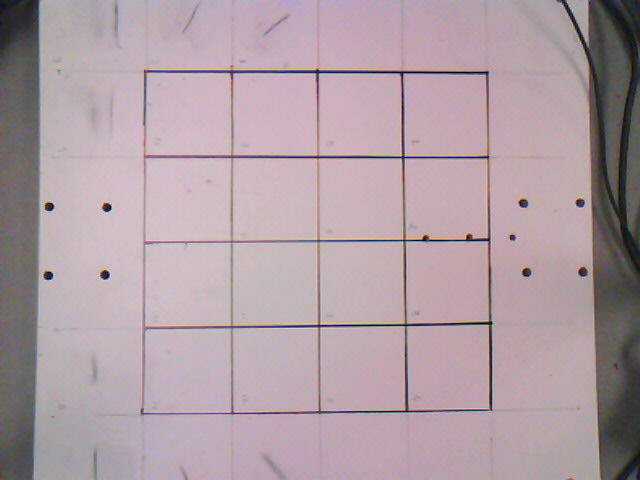
#> input picture camera/my_photo-12.jpg, 640 x 480 px, given in place of houghlines (2).jpg, which was not available
$ python shape_center.py   (older library calls are emulated)
#> lines starting #> are read from the running program, lines starting #| are printed output that depends on the picture; after the words box and inside, x2 and y2 are one past the last pixel; in counts of white or black regions, pixels touching at a corner belong together; pictures that were not available may be replaced by others from this repository, and a replacement may not be noted
# -*- coding: utf-8 -*-
"""
Created on Thu Jan 26 22:47:34 2019

@author: Rakhee
"""

import cv2
import numpy as np

#cap = cv2.VideoCapture('white.mp4')
done = 1
publish = 0
count0 = 0
count1 = 0
count2 = 0
count3 = 0
count4 = 0
count5 = 0
count6 = 0
count7 = 0
count8 = 0
count9 = 0
count10 = 0
count11 = 0
count12 = 0
count13 = 0
count14 = 0
count15 = 0
count16 = 0
while(True):
    #_, bgr_image = cap.read()

    bgr_image = cv2.imread('houghlines (2).jpg', 1)
#> bgr_image is the input picture: shape (480, 640, 3); mean B, G, R 164.8, 157.6, 175.5
    hsv_image = cv2.cvtColor(bgr_image, cv2.COLOR_BGR2HSV)

    # convert the images from bgr to hsv
    #hsv_image = cv2.cvtColor(bgr_image, cv2.COLOR_BGR2HSV)
    upper_green_range0 = np.array([50,50,50], dtype = "uint8")
    upper_green_range1 = np.array([70,255,255], dtype = "uint8")
    mask1 = cv2.inRange(hsv_image,  upper_green_range0 ,upper_green_range1)
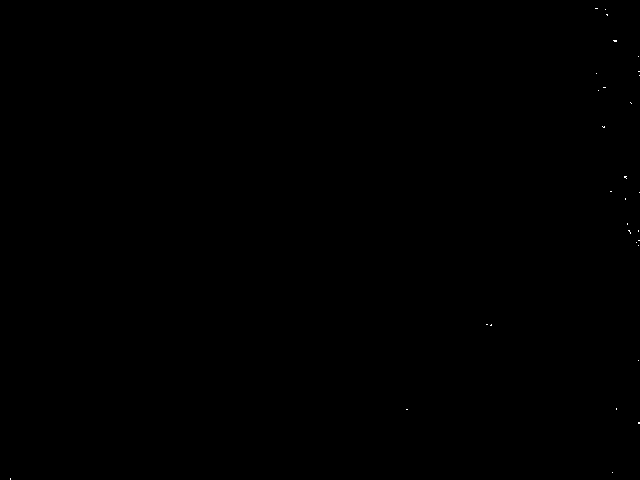
#> mask1: shape (480, 640); 0.02% white in thin lines or dots

    result = cv2.bitwise_and(bgr_image, bgr_image, mask = mask1)
    gray = cv2.cvtColor(result, cv2.COLOR_BGR2GRAY)
    blurred = cv2.GaussianBlur(gray, (5, 5), 0)
    thresh = cv2.threshold(blurred,25 , 255, cv2.THRESH_BINARY)[1]
    kernel = np.ones((5,5),np.uint8)
    thresh = cv2.erode(thresh,kernel,iterations = 1)

    upper_blue_range0 = np.array([110,50,50], dtype = "uint8")
    upper_blue_range1 = np.array([130,255,255], dtype = "uint8")
    mask2 = cv2.inRange(hsv_image,  upper_blue_range0 ,upper_blue_range1)
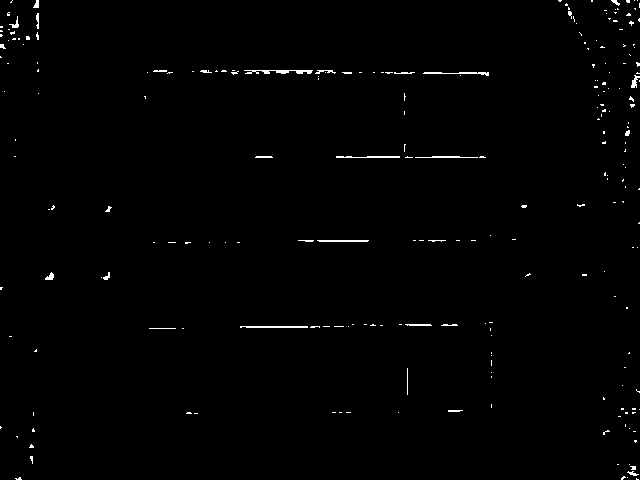
#> mask2: shape (480, 640); 0.79% white in thin lines or dots
    #print("Input Image Shape is %d, %d" %(bgr_image.shape[0], bgr_image.shape[1]))

    result2 = cv2.bitwise_and(bgr_image, bgr_image, mask = mask2)
    gray2 = cv2.cvtColor(result2, cv2.COLOR_BGR2GRAY)
    blurred2 = cv2.GaussianBlur(gray2, (5, 5), 0)
    thresh2 = cv2.threshold(blurred2,25 , 255, cv2.THRESH_BINARY)[1]
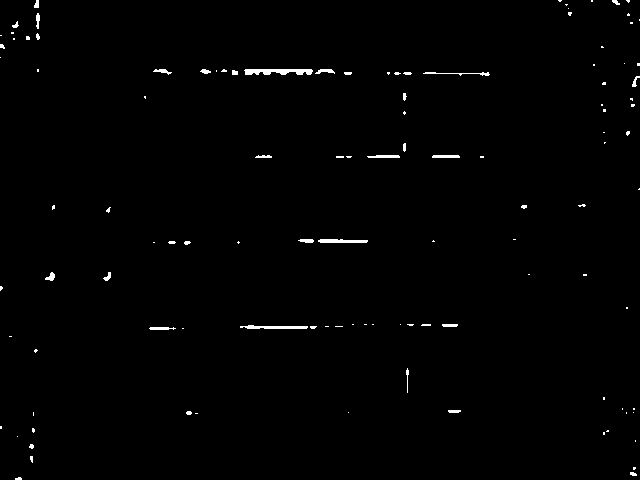
#> thresh2: shape (480, 640); 0.79% white; 112 white regions (80 under 20 px), largest, box (x1, y1, x2, y2) and area: (244, 69, 313, 75) 325, (240, 325, 308, 329) 196, (318, 239, 368, 243) 168
    kernel = np.ones((5,5),np.uint8)
    thresh2 = cv2.erode(thresh2,kernel,iterations = 1)

    x_start = 159
    y_start = 70
    y_end = 408
    x_end = 505
    x_stride = int((x_end - x_start)/4)
    y_stride = int((y_end - y_start)/4)

    x1 = 159
    x2 = x1 + x_stride
    x3 = x2 + x_stride
    x4 = x3 + x_stride
    x5 = x4 + x_stride

    y1 = 70
    y2 = y1 + y_stride
    y3 = y2 + y_stride
    y4 = y3 + y_stride
    y5 = y4 + y_stride
    print(x1,x2,x3,x4,x5)
    print(y1,y2,y3,y4,y5)
    #print(int(x_stride), int(y_stride))
    # Tic Tac Toe Board Construction
    cv2.line(bgr_image,(int(x1),0),(int(x1),y_end),(0,0,0),1)
    cv2.line(bgr_image,(int(x2),0),(int(x2),y_end),(0,0,0),1)
    cv2.line(bgr_image,(int(x3),0),(int(x3),y_end),(0,0,0),1)
    cv2.line(bgr_image,(int(x4),0),(int(x4),y_end),(0,0,0),1)
    cv2.line(bgr_image,(int(x5),0),(int(x5),y_end),(0,0,0),1)

    cv2.line(bgr_image,(0,int(y2)),(int(x1),int(y3)),(0,0,0),2)
    cv2.line(bgr_image,(0,int(y3)),(int(x1),int(y2)),(0,0,0),2)
    cv2.line(bgr_image,(0,int(y3)),(int(x1),int(y4)),(0,0,0),2)
    cv2.line(bgr_image,(0,int(y4)),(int(x1),int(y3)),(0,0,0),2)

    cv2.line(bgr_image,(int(x_end),int(y2)),(int(x5),int(y3)),(0,0,0),2)
    cv2.line(bgr_image,(int(x_end),int(y3)),(int(x5),int(y2)),(0,0,0),2)
    cv2.line(bgr_image,(int(x_end),int(y3)),(int(x5),int(y4)),(0,0,0),2)
    cv2.line(bgr_image,(int(x_end),int(y4)),(int(x5),int(y3)),(0,0,0),2)

    cv2.line(bgr_image,(0,int(y1)),(x_end, int(y1)),(0,0,0),1)
    cv2.line(bgr_image,(0,int(y2)),(x_end, int(y2)),(0,0,0),1)
    cv2.line(bgr_image,(0,int(y3)),(x_end, int(y3)),(0,0,0),1)
    cv2.line(bgr_image,(0,int(y4)),(x_end, int(y4)),(0,0,0),1)
    cv2.line(bgr_image,(0,int(y5)),(x_end, int(y5)),(0,0,0),1)
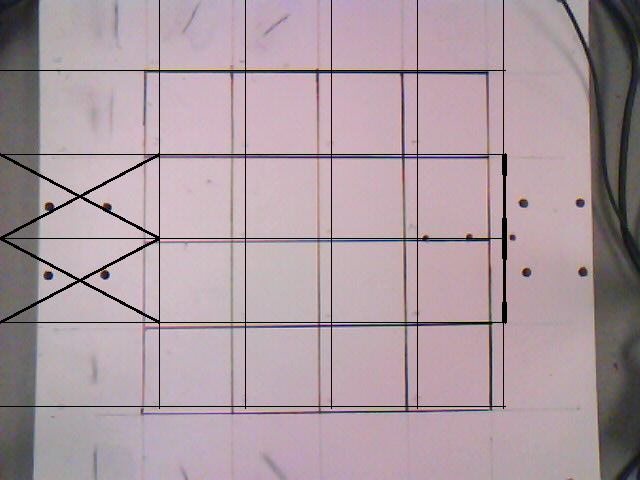
#> bgr_image: shape (480, 640, 3); mean B, G, R 161, 153.9, 171.2

    """
    cv2.putText(bgr_image, "8", (int(x_end-x_stride/2),int(y5-y5-y_stride/2)),cv2.FONT_HERSHEY_SIMPLEX, 0.5, (0, 0, 0), 1)
    cv2.putText(bgr_image, "7", (int(x_end-x_stride/2),int(y5-y_stride/2)),cv2.FONT_HERSHEY_SIMPLEX, 0.5, (0, 0, 0), 1)
    cv2.putText(bgr_image, "6", (int(x_end-x_stride/2),int(y_end-y_stride/2)),cv2.FONT_HERSHEY_SIMPLEX, 0.5, (0, 0, 0), 1)
    cv2.putText(bgr_image, "5", (int(x5-x_stride/2),int(y_end-y_stride/2)),cv2.FONT_HERSHEY_SIMPLEX, 0.5, (0, 0, 0), 1)
    cv2.putText(bgr_image, "4", (int(x1-x_stride/2),int(y4-y_stride/2)),cv2.FONT_HERSHEY_SIMPLEX, 0.5, (0, 0, 0), 1)
    cv2.putText(bgr_image, "3", (int(x1-x_stride/2),int(y5-y_stride/2)),cv2.FONT_HERSHEY_SIMPLEX, 0.5, (0, 0, 0), 1)
    cv2.putText(bgr_image, "2", (int(x1-x_stride/2),int(y_end-y_stride/2)),cv2.FONT_HERSHEY_SIMPLEX, 0.5, (0, 0, 0), 1)
    cv2.putText(bgr_image, "1", (int(x2-x_stride/2),int(y_end-y_stride/2)),cv2.FONT_HERSHEY_SIMPLEX, 0.5, (0, 0, 0), 1)
    """

    cv2.putText(bgr_image, "4", (int(x5-x_stride/2),int(y5-y_stride/2)),cv2.FONT_HERSHEY_SIMPLEX, 0.5, (0, 0, 0), 1)
    cv2.putText(bgr_image, "8", (int(x4-x_stride/2),int(y5-y_stride/2)),cv2.FONT_HERSHEY_SIMPLEX, 0.5, (0, 0, 0), 1)
    cv2.putText(bgr_image, "12", (int(x3-x_stride/2),int(y5-y_stride/2)),cv2.FONT_HERSHEY_SIMPLEX, 0.5, (0, 0, 0), 1)
    cv2.putText(bgr_image, "16", (int(x2-x_stride/2),int(y5-y_stride/2)),cv2.FONT_HERSHEY_SIMPLEX, 0.5, (0, 0, 0), 1)
    cv2.putText(bgr_image, "3", (int(x5-x_stride/2),int(y4-y_stride/2)),cv2.FONT_HERSHEY_SIMPLEX, 0.5, (0, 0, 0), 1)
    cv2.putText(bgr_image, "7", (int(x4-x_stride/2),int(y4-y_stride/2)),cv2.FONT_HERSHEY_SIMPLEX, 0.5, (0, 0, 0), 1)
    cv2.putText(bgr_image, "11", (int(x3-x_stride/2),int(y4-y_stride/2)),cv2.FONT_HERSHEY_SIMPLEX, 0.5, (0, 0, 0), 1)
    cv2.putText(bgr_image, "15", (int(x2-x_stride/2),int(y4-y_stride/2)),cv2.FONT_HERSHEY_SIMPLEX, 0.5, (0, 0, 0), 1)
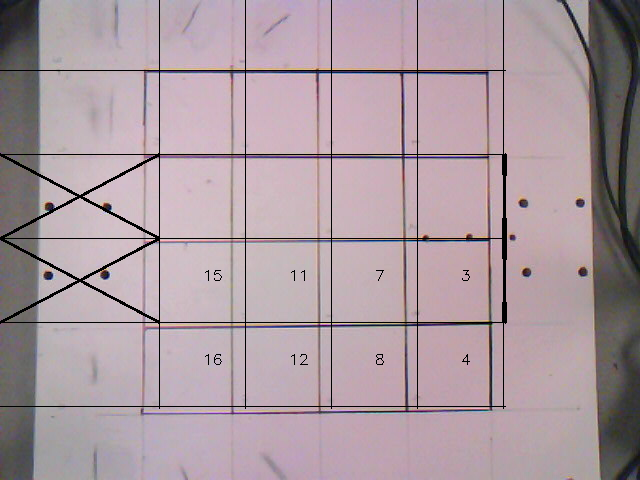
#> bgr_image: shape (480, 640, 3); mean B, G, R 160.8, 153.7, 171.1
    cv2.putText(bgr_image, "2", (int(x5-x_stride/2),int(y3-y_stride/2)),cv2.FONT_HERSHEY_SIMPLEX, 0.5, (0, 0, 0), 1)
    cv2.putText(bgr_image, "6", (int(x4-x_stride/2),int(y3-y_stride/2)),cv2.FONT_HERSHEY_SIMPLEX, 0.5, (0, 0, 0), 1)
    cv2.putText(bgr_image, "10", (int(x3-x_stride/2),int(y3-y_stride/2)),cv2.FONT_HERSHEY_SIMPLEX, 0.5, (0, 0, 0), 1)
    cv2.putText(bgr_image, "14", (int(x2-x_stride/2),int(y3-y_stride/2)),cv2.FONT_HERSHEY_SIMPLEX, 0.5, (0, 0, 0), 1)
    cv2.putText(bgr_image, "1", (int(x5-x_stride/2),int(y2-y_stride/2)),cv2.FONT_HERSHEY_SIMPLEX, 0.5, (0, 0, 0), 1)
    cv2.putText(bgr_image, "5", (int(x4-x_stride/2),int(y2-y_stride/2)),cv2.FONT_HERSHEY_SIMPLEX, 0.5, (0, 0, 0), 1)
    cv2.putText(bgr_image, "9", (int(x3-x_stride/2),int(y2-y_stride/2)),cv2.FONT_HERSHEY_SIMPLEX, 0.5, (0, 0, 0), 1)
    cv2.putText(bgr_image, "13", (int(x2-x_stride/2),int(y2-y_stride/2)),cv2.FONT_HERSHEY_SIMPLEX, 0.5, (0, 0, 0), 1)
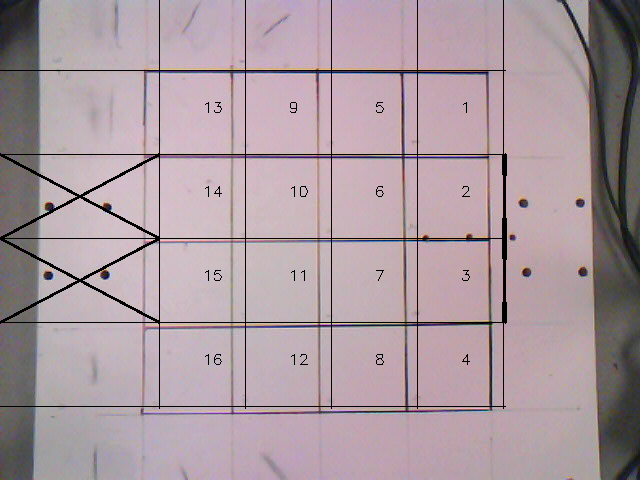
#> bgr_image: shape (480, 640, 3); mean B, G, R 160.7, 153.6, 170.9

    #print(int(x_start), int(x1), int(x2), int(x3), int(x4), int(x5), int(x_end))
    #print(int(y_start), int(y1), int(y2), int(y3), int(y4), int(y5), int(y_end))

    _, contours, _ = cv2.findContours(thresh, cv2.RETR_CCOMP, cv2.CHAIN_APPROX_TC89_L1)
#> contours = []
    _, contours2, _ = cv2.findContours(thresh2, cv2.RETR_CCOMP, cv2.CHAIN_APPROX_TC89_L1)
#> contours2 = 5 contours, all with area under 20
    """
    #print("Number of green blocks found is %d" %len(contours))
    centres = []
    blocks_to_pick = []

    for i in range(len(contours)):
        if cv2.contourArea(contours[i]) < 10:
            print("smaller contour or bigger contour")
            continue
        else:

            moments = cv2.moments(contours[i])
            cX = int(moments["m10"] / moments["m00"])
            cY = int(moments["m01"] / moments["m00"])
            if cX < x1:
                if cY < y1:
                    block7 = 7
                    print("Contour area for block 7 %f" %(cv2.contourArea(contours[i])))
                    centres.append((int(moments['m10']/moments['m00']), int(moments['m01']/moments['m00'])))
                    cv2.circle(bgr_image, (cX, cY), 1, (0, 0, 0), -1)
                    print("Pick from Block 7")
                    blocks_to_pick.append(block7)

                elif y1 <cY < y2:
                    block6 = 6
                    print("Contour area for block 6 %f" %(cv2.contourArea(contours[i])))
                    centres.append((int(moments['m10']/moments['m00']), int(moments['m01']/moments['m00'])))
                    cv2.circle(bgr_image, (cX, cY), 1, (0, 0, 0), -1)
                    print("Pick from Block 6")
                    blocks_to_pick.append(block6)

                elif y2 <cY < y3:
                    block5 = 5
                    print("Contour area for block 5 %f" %(cv2.contourArea(contours[i])))
                    centres.append((int(moments['m10']/moments['m00']), int(moments['m01']/moments['m00'])))
                    cv2.circle(bgr_image, (cX, cY), 1, (0, 0, 0), -1)
                    print("Pick from Block 5")
                    blocks_to_pick.append(block5)

                elif y3 <cY < y4:
                    block4 = 4
                    print("Contour area for block 4 %f" %(cv2.contourArea(contours[i])))
                    centres.append((int(moments['m10']/moments['m00']), int(moments['m01']/moments['m00'])))
                    cv2.circle(bgr_image, (cX, cY), 1, (0, 0, 0), -1)
                    print("Pick from Block 4")
                    blocks_to_pick.append(block4)

                elif y4 <cY < y5:
                    block3 = 3
                    print("Contour area for block 3 %f" %(cv2.contourArea(contours[i])))
                    centres.append((int(moments['m10']/moments['m00']), int(moments['m01']/moments['m00'])))
                    cv2.circle(bgr_image, (cX, cY), 1, (0, 0, 0), -1)
                    print("Pick from Block 3")
                    blocks_to_pick.append(block3)

                elif y5 <cY < y_end:
                    block2 = 2
                    print("Contour area for block 2 %f" %(cv2.contourArea(contours[i])))
                    centres.append((int(moments['m10']/moments['m00']), int(moments['m01']/moments['m00'])))
                    cv2.circle(bgr_image, (cX, cY), 1, (0, 0, 0), -1)
                    print("Pick from Block 2")
                    blocks_to_pick.append(block2)
            elif x1< cX < x2:
                    if cY < y1:
                        block8 = 8
                        print("Contour area for block 8 %f" %(cv2.contourArea(contours[i])))
                        centres.append((int(moments['m10']/moments['m00']), int(moments['m01']/moments['m00'])))
                        cv2.circle(bgr_image, (cX, cY), 1, (0, 0, 0), -1)
                        print("Pick from Block 8")
                        blocks_to_pick.append(block8)

                    if  y5 < cY < y_end:
                        block1 = 1
                        print("Contour area for block 1 %f" %(cv2.contourArea(contours[i])))
                        centres.append((int(moments['m10']/moments['m00']), int(moments['m01']/moments['m00'])))
                        cv2.circle(bgr_image, (cX, cY), 1, (0, 0, 0), -1)
                        print("Pick from Block 1")
                        blocks_to_pick.append(block1)


    print(centres)
    print("Blocks to pick" ,blocks_to_pick)
    """
    #print("Number of blue blocks found is %d" %len(contours2))
    centres2 = []
    blue_blocks = []

    if (done == 1):

        for i in range(len(contours2)):
            print(i)
            if cv2.contourArea(contours2[i]) < 100:
                print("smaller contour or bigger contour")
                continue
            else:
                moments = cv2.moments(contours2[i])
                cX = int(moments["m10"] / moments["m00"])
                cY = int(moments["m01"] / moments["m00"])
                print(cX, cY)

                if (x5> cX > x4) & (y2 >cY> y1):
                    block1 = 1
                    count1 +=1
                    print("Contour area for block 1 %f" %(cv2.contourArea(contours2[i])))
                    centres2.append((int(moments['m10']/moments['m00']), int(moments['m01']/moments['m00'])))
                    cv2.circle(bgr_image, (cX, cY), 1, (0, 0, 0), -1)
                    print("blue block detected in 1")
                    if count1 == 1:
                        blue_blocks.append(block1)
                if (x5> cX > x4) & (y3 >cY> y2):
                    block2 = 2
                    count2 +=1
                    print("Contour area for block 2 %f" %(cv2.contourArea(contours2[i])))
                    centres2.append((int(moments['m10']/moments['m00']), int(moments['m01']/moments['m00'])))
                    cv2.circle(bgr_image, (cX, cY), 1, (0, 0, 0), -1)
                    print("blue block detected in 2")
                    if count2 == 1:
                        blue_blocks.append(block2)
                if (x5> cX > x4) & (y4 >cY> y3):
                    block3 = 3
                    count3 +=1
                    print("Contour area for block 3 %f" %(cv2.contourArea(contours2[i])))
                    centres2.append((int(moments['m10']/moments['m00']), int(moments['m01']/moments['m00'])))
                    cv2.circle(bgr_image, (cX, cY), 1, (0, 0, 0), -1)
                    print("blue block detected in 3")
                    if count3 == 1:
                        blue_blocks.append(block3)
                if (x5> cX > x4) & ( y5 >cY> y4):
                    block4 = 4
                    count4 +=1
                    print("Contour area for block 4 %f" %(cv2.contourArea(contours2[i])))
                    centres2.append((int(moments['m10']/moments['m00']), int(moments['m01']/moments['m00'])))
                    cv2.circle(bgr_image, (cX, cY), 1, (0, 0, 0), -1)
                    print("blue block detected in 4")
                    if count4 == 1:
                        blue_blocks.append(block4)
                if (x4> cX > x3) & (y2 >cY> y1):
                    block5 = 5
                    count5 +=1
                    print("count5", count5)
                    print("Contour area for block 5 %f" %(cv2.contourArea(contours2[i])))
                    centres2.append((int(moments['m10']/moments['m00']), int(moments['m01']/moments['m00'])))
                    cv2.circle(bgr_image, (cX, cY), 1, (0, 0, 0), -1)
                    print("blue block detected in 5")
                    if count5 == 1:
                        blue_blocks.append(block5)
                        publish = 5
                if (x4> cX > x3) & (y3 >cY> y2):
                    block6 = 6
                    count6 +=1
                    print("Contour area for block 6 %f" %(cv2.contourArea(contours2[i])))
                    centres2.append((int(moments['m10']/moments['m00']), int(moments['m01']/moments['m00'])))
                    cv2.circle(bgr_image, (cX, cY), 1, (0, 0, 0), -1)
                    print("blue block detected in 6")
                    if count6 == 1:
                        blue_blocks.append(block6)
                if (x4> cX > x3) & (y4 >cY> y3):
                    block7 = 7
                    count7 +=1
                    print("Contour area for block 7 %f" %(cv2.contourArea(contours2[i])))
                    centres2.append((int(moments['m10']/moments['m00']), int(moments['m01']/moments['m00'])))
                    cv2.circle(bgr_image, (cX, cY), 1, (0, 0, 0), -1)
                    print("blue block detected in 7")
                    if count7 == 1:
                        blue_blocks.append(block7)
                if (x4> cX > x3) & (y5 >cY> y4):
                    block8 = 8
                    count8 +=1
                    print("Contour area for block 8 %f" %(cv2.contourArea(contours2[i])))
                    centres2.append((int(moments['m10']/moments['m00']), int(moments['m01']/moments['m00'])))
                    cv2.circle(bgr_image, (cX, cY), 1, (0, 0, 0), -1)
                    print("blue block detected in 8")
                    if count8 == 1:
                        blue_blocks.append(block8)
                if (x3> cX > x2) & (y2 >cY> y1):
                    block9 = 9
                    count9 +=1
                    print("Contour area for block 9 %f" %(cv2.contourArea(contours2[i])))
                    centres2.append((int(moments['m10']/moments['m00']), int(moments['m01']/moments['m00'])))
                    cv2.circle(bgr_image, (cX, cY), 1, (0, 0, 0), -1)
                    print("blue block detected in 9")
                    if count9 == 1:
                        blue_blocks.append(block9)
                if (x3> cX > x2) & (y3 >cY> y2):
                    block10 = 10
                    count10 +=1
                    print("Contour area for block 10 %f" %(cv2.contourArea(contours2[i])))
                    centres2.append((int(moments['m10']/moments['m00']), int(moments['m01']/moments['m00'])))
                    cv2.circle(bgr_image, (cX, cY), 1, (0, 0, 0), -1)
                    print("blue block detected in 10")
                    if count10 == 1:
                        blue_blocks.append(block10)
                if (x3> cX > x2) & (y4 >cY> y3):
                    block11 = 11
                    count11 +=1
                    print("Contour area for block 11 %f" %(cv2.contourArea(contours2[i])))
                    centres2.append((int(moments['m10']/moments['m00']), int(moments['m01']/moments['m00'])))
                    cv2.circle(bgr_image, (cX, cY), 1, (0, 0, 0), -1)
                    print("blue block detected in 11")
                    if count11 == 1:
                        blue_blocks.append(block11)
                if (x3> cX > x2) & (y4 >cY> y3):
                    block12 = 12
                    count12 +=1
                    print("Contour area for block 12 %f" %(cv2.contourArea(contours2[i])))
                    centres2.append((int(moments['m10']/moments['m00']), int(moments['m01']/moments['m00'])))
                    cv2.circle(bgr_image, (cX, cY), 1, (0, 0, 0), -1)
                    print("blue block detected in 12")
                    if count12 == 1:
                        blue_blocks.append(block12)
                if (x2> cX > x1) & (y2 >cY> y1):
                    block13 = 13
                    count13 +=1
                    print("Contour area for block 13 %f" %(cv2.contourArea(contours2[i])))
                    centres2.append((int(moments['m10']/moments['m00']), int(moments['m01']/moments['m00'])))
                    cv2.circle(bgr_image, (cX, cY), 1, (0, 0, 0), -1)
                    print("blue block detected in 13")
                    if count13 == 1:
                        blue_blocks.append(block13)
                if (x2> cX > x1) & (y3 >cY> y2):
                    block14 = 14
                    count14 +=1
                    print("Contour area for block 14 %f" %(cv2.contourArea(contours2[i])))
                    centres2.append((int(moments['m10']/moments['m00']), int(moments['m01']/moments['m00'])))
                    cv2.circle(bgr_image, (cX, cY), 1, (0, 0, 0), -1)
                    print("blue block detected in 14")
                    if count14 == 1:
                        blue_blocks.append(block14)
                if (x2> cX > x1) & (y4 >cY> y3):
                    block15 = 15
                    count15 +=1
                    print("Contour area for block 15 %f" %(cv2.contourArea(contours2[i])))
                    centres2.append((int(moments['m10']/moments['m00']), int(moments['m01']/moments['m00'])))
                    cv2.circle(bgr_image, (cX, cY), 1, (0, 0, 0), -1)
                    print("blue block detected in 15")
                    if count15 == 1:
                        blue_blocks.append(block15)
                if (x2> cX > x1) & (y5 >cY> y4):
                    block16 = 16
                    count16 += 1
                    print("Contour area for block 16 %f" %(cv2.contourArea(contours2[i])))
                    centres2.append((int(moments['m10']/moments['m00']), int(moments['m01']/moments['m00'])))
                    cv2.circle(bgr_image, (cX, cY), 1, (0, 0, 0), -1)
                    print("blue block detected in 16")
                    if count16 == 1:
                        blue_blocks.append(block16)
#> this loop made 5 passes
#| 0
#| smaller contour or bigger contour
#| 1
#> (further printed lines are left out)
#> after the loop, blue_blocks = []; centres2 = []; count1 = 0; count10 = 0; count11 = 0; count12 = 0; count13 = 0; count14 = 0; count15 = 0; count16 = 0; count2 = 0; count3 = 0; count4 = 0; count5 = 0; count6 = 0; count7 = 0; count8 = 0; count9 = 0

        print(centres2)
        print("blue block detected" ,blue_blocks)
#| blue block detected []
        publish = blue_blocks
#> publish = []
        print("publish", publish)
#| publish []
        done = 0
    else:
        pass

    cv2.imshow('image', bgr_image)
    cv2.imwrite('output.png',bgr_image)
    if cv2.waitKey(1) & 0xFF == ord('q'):
#> (key q is pressed here)
        break

# When everything done, release the capture
#> (the run stopped early here; a loop or call above may not have finished)
